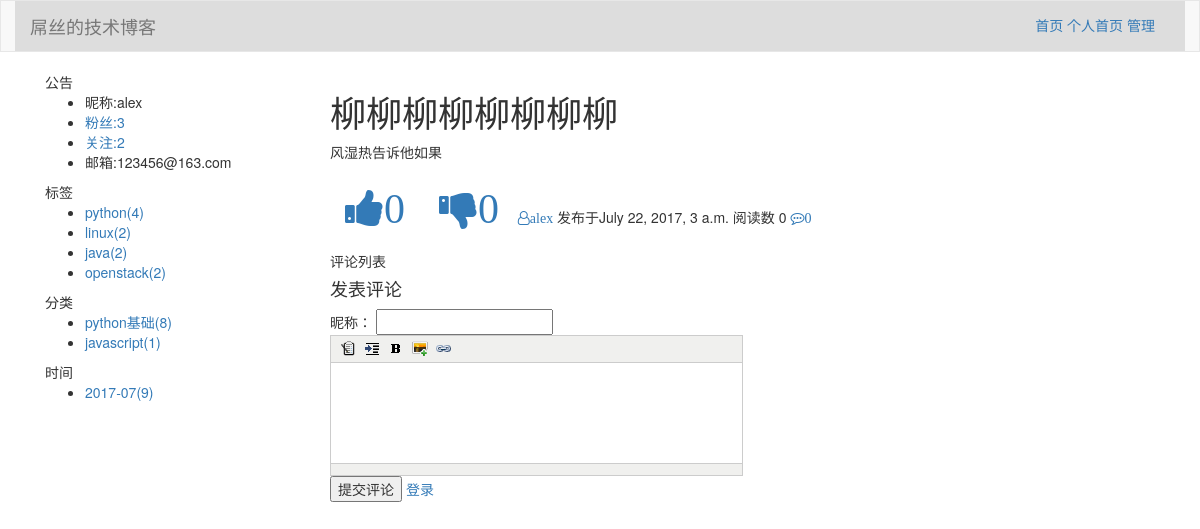
Screenshot of /alex/15.html with the database file from the repository.
### knowlage01/models.py (models this page shows, shortened)
class blog(models.Model):
    bid=models.BigAutoField(primary_key=True)
    title=models.CharField(verbose_name='博客标题',max_length=64)
    theme=models.CharField(verbose_name='博客主题',max_length=64)
    site=models.CharField(verbose_name='博客后缀',max_length=64,unique=True)
    user=models.OneToOneField(to='user',to_field='uid')

class user(models.Model):
    uid=models.BigAutoField(primary_key=True)
    username=models.CharField(max_length=64,verbose_name='用户名',unique=True)
    password=models.IntegerField(verbose_name='密码')
    nickname=models.CharField(max_length=64,unique=True,verbose_name='昵称')
    email=models.EmailField(null=True,verbose_name='邮箱')
    avator=models.ImageField(verbose_name='头像',upload_to='static/img')
    create_time=models.DateTimeField(auto_now_add=True)

class tag(models.Model):
    tid = models.BigAutoField(primary_key=True)
    tag=models.CharField(verbose_name='标签',max_length=64)
    blog=models.ForeignKey(verbose_name='所属博客',to='blog',to_field='bid')

class classfiy(models.Model):
    id = models.BigAutoField(primary_key=True)
    classfiy=models.CharField(verbose_name='分类',max_length=64)
    blog=models.ForeignKey(verbose_name='所属博客',to='blog',to_field='bid')

class content(models.Model):
    id = models.BigAutoField(primary_key=True)
    content=models.TextField(verbose_name='文章内容')
    article=models.OneToOneField(verbose_name='所属文章',to='article',to_field='aid',null=True)

class article(models.Model):
    aid=models.BigAutoField(primary_key=True)
    title=models.CharField(verbose_name='文章题目',max_length=64)
    summary=models.CharField(verbose_name='文章摘要',max_length=225)
    create_time=models.DateTimeField(verbose_name='发布时间',auto_now_add=True)
    read_count=models.IntegerField(verbose_name='阅读数',default=0)
    comment_count=models.IntegerField(verbose_name='评论数',default=0)
    up_count=models.IntegerField(verbose_name='点赞数',null=True,default=0)
    dowm_count=models.IntegerField(verbose_name='点踩数',null=True,default=0)
    blog = models.ForeignKey(verbose_name='所属博客', to='blog', to_field='bid')
    classfiy=models.ForeignKey(verbose_name='分类',to='classfiy',to_field='id',null=True)
    type_choice=[
        (1,'Python'),
        (2,'Linux'),
        (3,'Go'),
        (4,'Java')
    ]
    type=models.IntegerField(verbose_name='类型',choices=type_choice,default=None)

### knowlage01/views.py (the view)
# urls.py: url(r'^(?P<site>\w+)/(?P<typename>\d+).html$',views.article,name='article'),
def article(request,**kwargs):
    site=kwargs.get('site')  #博客后缀
    typename=kwargs.get('typename')  #文章id
    username=request.session.get('username') #当前登录用户
    user_list=models.user.objects.filter(blog__site=site).first()
    blog=models.blog.objects.filter(site=site).first()
    fans_count=models.fans.objects.filter(faned__blog__site=site).values('faned__username').annotate(xx=Count('id'))
    focus_count=models.fans.objects.filter(fan__blog__site=site).values('fan__username').annotate(xx=Count('id'))
    tag_dict=models.article_tag.objects.filter(tag__blog__site=site).values('tag_id','tag__tag').annotate(xx=Count('id'))
    classfiy_dict=models.article.objects.filter(blog=blog).values('classfiy__id','classfiy__classfiy').annotate(xx=Count('aid'))
    select = {'month': 'strftime("%%Y-%%m",create_time)'}
    date_list = models.article.objects.filter(blog=blog).extra(select=select).values('month').annotate(num=Count('aid'))
    dict={
        'user_list':user_list,
        'tag_dict':tag_dict,
        'classfiy_dict':classfiy_dict,
        'fans_count':fans_count,
        'focus_count':focus_count,
        'blog':blog,
        'date_list':date_list,
        'username':username,
    }
    article = models.content.objects.filter(article_id=int(typename)).first()
    comment_list = models.comment.objects.filter(article_id=int(typename)).values('id', 'create_time', 'content',
                                                                                  'user__nickname','parent_id_id')
    comment_dict = {}
    for item in comment_list:
        item['child'] = []
        comment_dict[item['id']] = item
    comment = []
    for item in comment_list:
        pid = item['parent_id_id']
        if pid:
            comment_dict[pid]['child'].append(item)
        else:
            comment.append(item)
    comment_str=comment_tree(comment)
    return render(request, 'detail.html', {'comment_str': comment_str, 'article': article, 'dict': dict})

### utils/comment.py (called while the page is built)
def comment_tree(comment_list):
    comment_str="<div class='comment'>"
    for row in comment_list:
        tpl="<div class='content'>%s:%s --- %s</div>"%(row['user__nickname'],row['content'],row['create_time'])
        comment_str += tpl
        if row['child']:
            child_str=comment_tree(row['child'])
            comment_str += child_str
    comment_str += '</div>'
    return comment_str

### templates/detail.html (shortened to what this page needs)
{% extends 'layout.html' %}
{% block css %}
    <link rel="stylesheet" href="/static/css/theme/{{ dict.blog.theme }}.css">
{% endblock %}
{% block header %}
  <div class="container theme">
    <div class="navbar-header ">
      <a class="navbar-brand" href="#">{{ dict.blog.title }}</a>
    </div>
    <div class="collapse navbar-collapse" id="bs-example-navbar-collapse-1">
          <div class="userinfo right" style="line-height: 48px">
             <a href="/">首页</a>
             <a href="#">个人首页</a>
             <a href="#">管理</a>
         </div>
    </div>
  </div>
{% endblock %}
{% block nav %}
         <div>
      公告
         <ul>
            <li>昵称:{{ dict.user_list.nickname }}</li>
             <li><a href="">粉丝:{{ dict.fans_count.0.xx }}</a></li>
             <li><a href="">关注:{{ dict.focus_count.0.xx }}</a></li>
             <li>邮箱:{{ dict.user_list.email }}</li>
         </ul>
      标签
         <ul>
              {% for key in dict.tag_dict %}
                     <li><a href="{% url 'filter' dict.blog.site 'tag' key.tag_id %}">{{ key.tag__tag }}({{ key.xx }})</a></li>
             {% endfor %}
         </ul>
      分类
         <ul>
            {% for k in dict.classfiy_dict %}
               <li><a href="{% url 'filter' dict.blog.site 'classfiy' k.classfiy__id %}">{{ k.classfiy__classfiy }}({{ k.xx }})</a></li>
            {% endfor %}
         </ul>
      时间
         <ul>
            {% for k in dict.date_list %}
                <li><a href="{% url 'filter' dict.blog.site 'datetime' k.month %}">{{ k.month }}({{ k.num }})</a></li>
            {% endfor %}
         </ul>
     </div>
{% endblock %}
{% block content %}
     <div>
          <h1>{{ article.article.title }}</h1>
          <p>{{ article.content|safe }}</p>
     </div>
     <div class="footer">
                 <a id="upper" style="padding: 5px;margin: 10px;" class="fa fa-thumbs-up fa-3x">{{ article.article.up_count }}</a>
                 <a id="downner" style="padding: 5px;margin: 10px;" class="fa fa-thumbs-down fa-3x">{{ article.article.dowm_count }}</a>
                 <a href="" class="fa fa-user-o">{{ article.article.blog.user.nickname }}</a>
                 <span>发布于{{ article.article.create_time }}</span>
                 <span>阅读数 {{ article.article.read_count }}</span>
                 <a href="#" class="fa fa-commenting-o">{{ article.article.comment_count }}</a>
     </div>
    <div class="commentarea">
        <h5>评论列表</h5>
    </div>
    <div class="commentarea2">
        <h4>发表评论</h4>
        <form  novalidate>
             昵称：
             <input type="text" value="" class="hide i2">
             <input id='i3' type="submit" value="提交评论">
             <a href="/login/" class="hide a2">登录</a>
        </form>
    </div>
{% endblock %}

### static/css/index_help.css (style rules this page uses)
.right { float: right; }

### static/css/theme/default.css (style rules this page uses)
.theme { background-color: #dddddd !important; }

### rows the page displays
blog: blog "屌丝的技术博客"
user: user_list.nickname "alex", user_list.email "123456@163.com"
tag: tag__tag "python", xx "4"
tag: tag__tag "java", xx "2"
tag: tag__tag "openstack", xx "2"
classfiy: classfiy__classfiy "python基础", xx "8"
classfiy: classfiy__classfiy "javascript", xx "1"
content: article "柳柳柳柳柳柳柳柳", content "风湿热告诉他如果", article.up_count "0", article.dowm_count "0", article.blog.user.nickname "alex", article.create_time "July 22, 2017, 3 a.m.", article.read_count "0", article.comment_count "0"

### other values shown
{{ dict.fans_count.0.xx }} "3"
{{ dict.focus_count.0.xx }} "2"
{{ key.tag__tag }} "linux"
{{ key.xx }} "2"
{{ k.month }} "2017-07"
{{ k.num }} "9"
